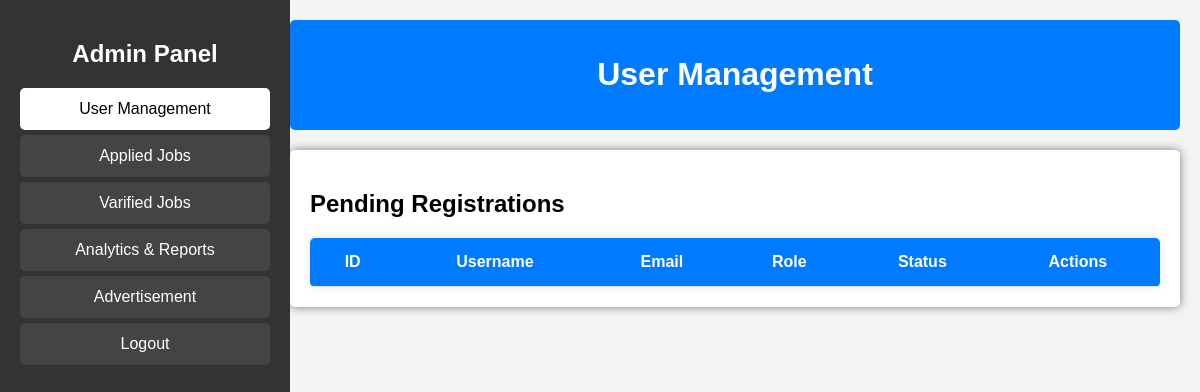
The page /Admin/user.php on the database as committed earlier.
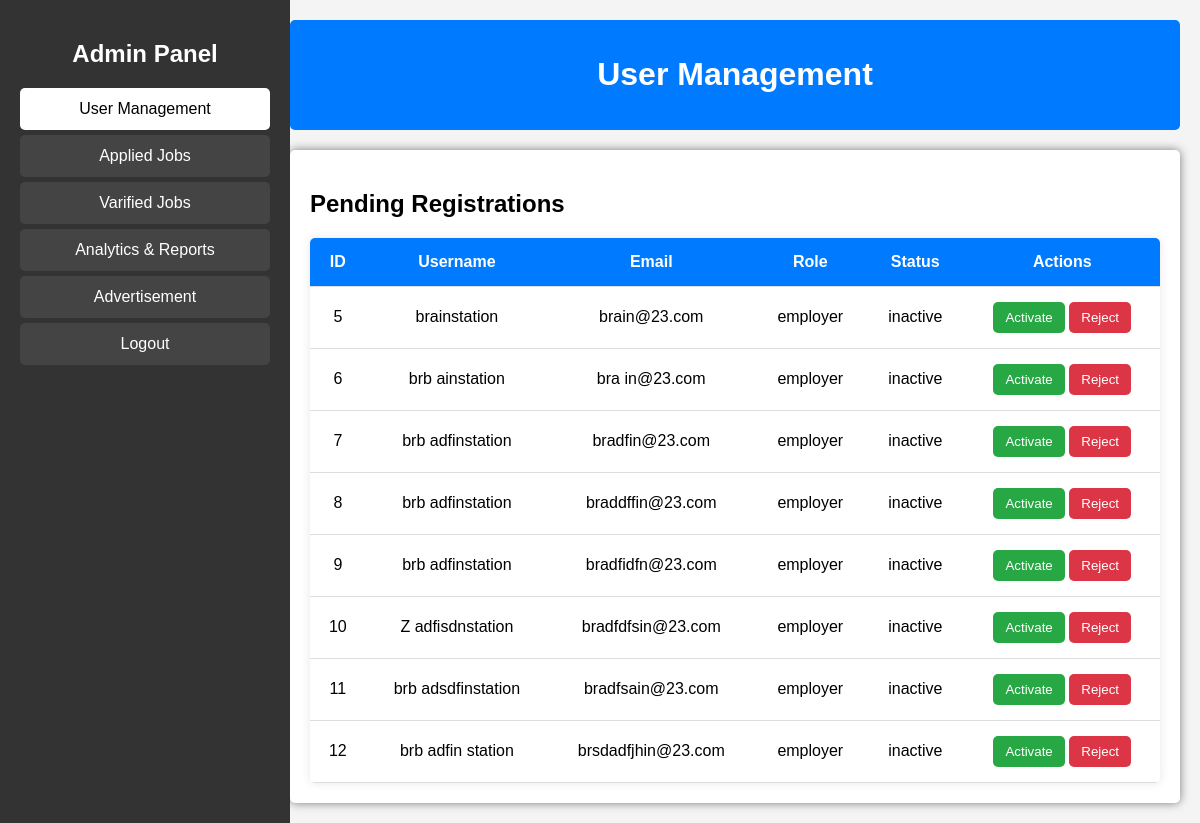
The same page on the database as committed later.
### tables this page shows
CREATE TABLE `users` (
  `id` int(11) NOT NULL AUTO_INCREMENT,
  `name` varchar(100) NOT NULL,
  `email` varchar(255) NOT NULL,
  `password` varchar(255) NOT NULL,
  `role` enum('employer','job_seeker') NOT NULL,
  `status` enum('active','inactive') NOT NULL DEFAULT 'inactive',
  PRIMARY KEY (`id`),
  UNIQUE KEY `email` (`email`)
);

### Server/get_data.php (called while the page is built, shortened)
<?php
include('connection.php');
$sql4 = "SELECT * FROM users WHERE status = 'inactive'";
$inactive_users = $conn->query($sql4);
?>

### Admin/user.php (the view, shortened to what this page needs)
<!DOCTYPE html>
<html lang="en">
<head>
    <link rel="stylesheet" href="../Admin/styles.css">
    <link rel="stylesheet" href="../Admin/user.css">
</head>
<body>
    <div class="sidebar">
        <h2>Admin Panel</h2>
        <ul>
            <li style="background-color: white"><a style="color: black;" href="../Admin/user.php">User Management</a>
            </li>
            <li><a href="../Admin/jobs.php">Applied Jobs</a></li>
            <li><a href="../Admin/varified_jobs.php">Varified Jobs</a></li>
            <li><a href="../Admin/analytics.php">Analytics & Reports</a></li>
            <li><a href="../Admin/ads.php">Advertisement</a></li>
            <li><a href="../index.php">Logout</a></li>
        </ul>
    </div>
    <div class="main-content">
        <div class="header">
            <h1>User Management</h1>
        </div>
        <div class="content">
            <h2>Pending Registrations</h2>
            <table>
                <tr>
                    <th>ID</th>
                    <th>Username</th>
                    <th>Email</th>
                    <th>Role</th>
                    <th>Status</th>
                    <th>Actions</th>
                </tr>
                <?php
                include "../Server/get_data.php";
                while ($row = $inactive_users->fetch_assoc()) {
                    echo "<tr>
                            <td>" . $row['id'] . "</td>
                            <td>" . $row['name'] . "</td>
                            <td>" . $row['email'] . "</td>
                            <td>" . $row['role'] . "</td>
                            <td>" . $row['status'] . "</td>
                    <td>
                        <a href='../Server/actions.php?active_user_id=" . $row['id'] . "'><button  class='accept-btn'>Activate</button></a>
                        <a href='../Server/actions.php?dlt_id=" . $row['id'] . "'> <button  class='reject-btn'>Reject</button></a>
                    </td>
                    </tr>";
                }
                ?>
            </table>
        </div>
    </div>
</body>
</html>

Rows that differ between the two databases and show on the page:
added users: id "5", name "brainstation", email "brain@23.com", role "employer", status "inactive"
added users: id "6", name "brb ainstation", email "bra in@23.com", role "employer", status "inactive"
added users: id "7", name "brb adfinstation", email "bradfin@23.com", role "employer", status "inactive"
added users: id "8", name "brb adfinstation", email "braddffin@23.com", role "employer", status "inactive"
added users: id "9", name "brb adfinstation", email "bradfidfn@23.com", role "employer", status "inactive"
added users: id "10", name "Z adfisdnstation", email "bradfdfsin@23.com", role "employer", status "inactive"
added users: id "11", name "brb adsdfinstation", email "bradfsain@23.com", role "employer", status "inactive"
added users: id "12", name "brb adfin station", email "brsdadfjhin@23.com", role "employer", status "inactive"
